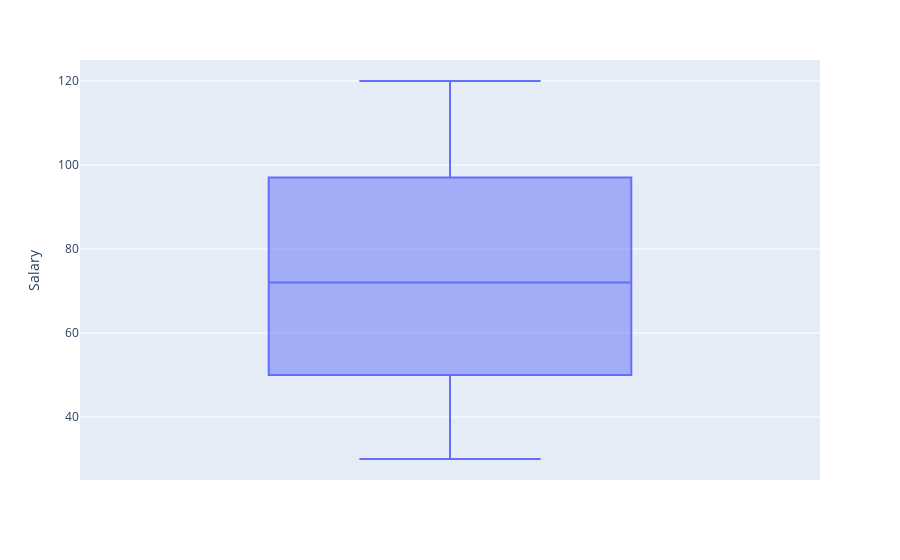

Write notebook code for a chart like this one.
### Code cell
import plotly.express as px
px.box(employees,y='Salary')

### Figure 1 — Plotly figure (JSON) as saved in the notebook; plotly's stock layout.template omitted (floating-point values rounded to 4 significant figures; data arrays with more than 128 entries replaced by an {"elided": "..."} marker saying what was removed)
{"data": [{"alignmentgroup": "True", "hovertemplate": "Salary=%{y}<extra></extra>", "legendgroup": "", "marker": {"color": "#636efa"}, "name": "", "notched": false, "offsetgroup": "", "orientation": "v", "showlegend": false, "type": "box", "x0": " ", "xaxis": "x", "y": {"elided": "500 int values"}, "y0": " ", "yaxis": "y"}], "layout": {"boxmode": "group", "legend": {"tracegroupgap": 0}, "margin": {"t": 60}, "xaxis": {"anchor": "y", "domain": [0, 1]}, "yaxis": {"anchor": "x", "domain": [0, 1], "title": {"text": "Salary"}}}}
